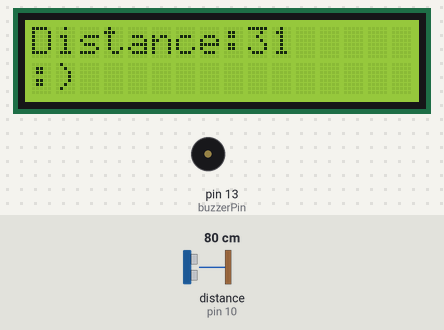
Bench run of a sketch on a simulated Arduino Uno, built with avr-gcc and run on an emulated ATmega328P. Shown: 16×2 character LCD, buzzer (waves = sounding). Wiring (inferred from the names in the program): ultrasonic range finder: trigger pin 9; echo pin 10. The test bench sets the inputs (shaded band); at power-on: distance to the obstacle (sensor on pin 10) 80 cm. The echo pulse lasts 58.3 µs per cm.

Above: at 1.2 s.
1.3 s: distance to the obstacle (sensor on pin 10) set to 17 cm
At 3.1 s:
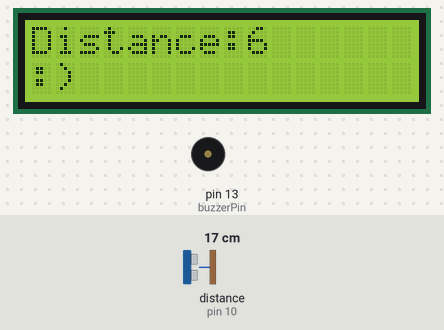
5.6 s: distance to the obstacle (sensor on pin 10) set to 14 cm
At 7.5 s:
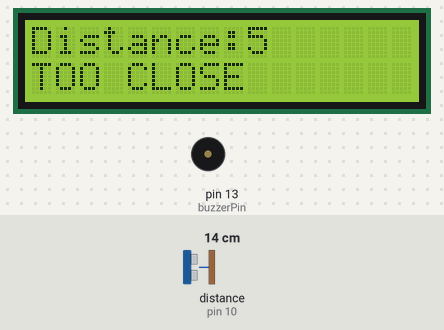
9.2 s: distance to the obstacle (sensor on pin 10) set to 18 cm
At 10.4 s:
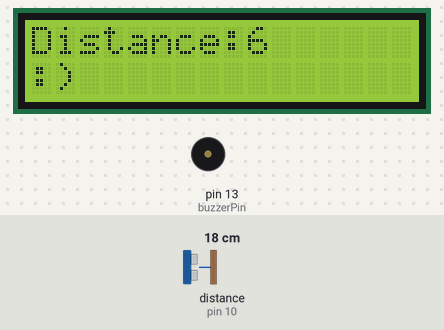
Timing chart, 0 to 12.2 s (numbered marks = the images above; inputs shaded):
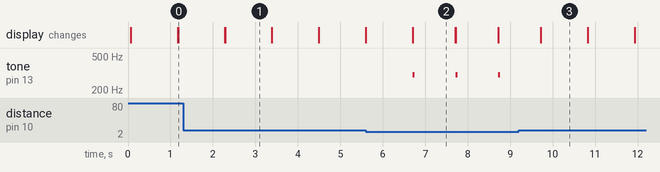

Measured:
- the behaviour switches between 16 and 15 cm on distance to the obstacle (sensor on pin 10) (found by bisection; images 1 and 2)
- after the input at 1.3 s, the display: first differs from a run without the input after 0.98 s (image 1)
- after the input at 5.6 s, tone on pin 13 (buzzerPin): alternates 300 Hz for 0.05 s and silent for 0.96 s, starting after 1.1 s; the display: first differs from a run without the input after 1.1 s (image 2)
- after the input at 9.2 s, tone on pin 13 (buzzerPin): stops changing and stays silent; the display: first differs from a run without the input after 0.53 s (image 3)
- what the display in image 1 shows lasts 1.1 s, from 2.3 s to 3.4 s
- what the display in image 2 shows lasts 1.0 s, from 6.7 s to 7.7 s

The sketch:

too_close.ino
```cpp
#include <LiquidCrystal.h>

const int rs = 12, en = 11, d4 = 4, d5 = 5, d6 = 6, d7 = 7; // LCD pins
LiquidCrystal lcd(rs, en, d4, d5, d6, d7);

const int trigPin =9, echoPin = 10; // ultrasonic sensor pins
long duration; //the time it takes for echoPin to receive signal output from trigPin.
int distance; //the distance that will be calculated later.

const int buzzerPin = 13; //buzzer pin


void setup() {
  Serial.begin(9600); // set up serial monitor
  lcd.begin(16, 2); // set up LCD columns and rows
  pinMode(trigPin, OUTPUT); //set trigPin as output, sends a signal out to an object. This signal travels at the speed of sound, 343m/s or 0.034cm/us
  pinMode(echoPin, INPUT); //set echoPin as input, receives the signal, outputs time traveled.
  pinMode(buzzerPin,OUTPUT); //set buzzerPin as output
  }


void loop() {
  //ultrasonic sensor
  digitalWrite(trigPin, LOW); //clear trigPin
  delayMicroseconds(2);

  digitalWrite(trigPin, HIGH); //send out signal for 10us
  delayMicroseconds(10);
  digitalWrite(trigPin, LOW); //stop signal

  duration = pulseIn(echoPin, HIGH); //read value from the echoPin

  // Distance = Time * Speed. Time = Duration, Speed = 0.034cm/us. Divide by 2 b/c the signal travels out and then back, and we only want half this value (distance out)
  distance = duration*(0.034/2)*0.393701; //0.393701 is the cm to inch conversation. Change as needed.

  lcd.setCursor(0,0); //Set the cursor at column 0, row 0 (top left)

  //display the distance value
  lcd.print("Distance:");
  lcd.print(distance);

  lcd.setCursor(0,1); //Set the cursor at column 0, row 1 (bottom left)

  //Monitor the distance relative to 6inch
  if (distance < 6) {
    lcd.print("TOO CLOSE");
    tone(buzzerPin, 300, 50); //300 is the frequency in hertz (to change the tone), 50 is the delay in milliseconds
   }
  if (distance >= 6) {
    lcd.print(":)");
    noTone(buzzerPin); //play no tone
    delay(100);
  }

  delay(1000);
  lcd.clear(); //clear the LCD screen for the next distance value

return 0;
}
```
